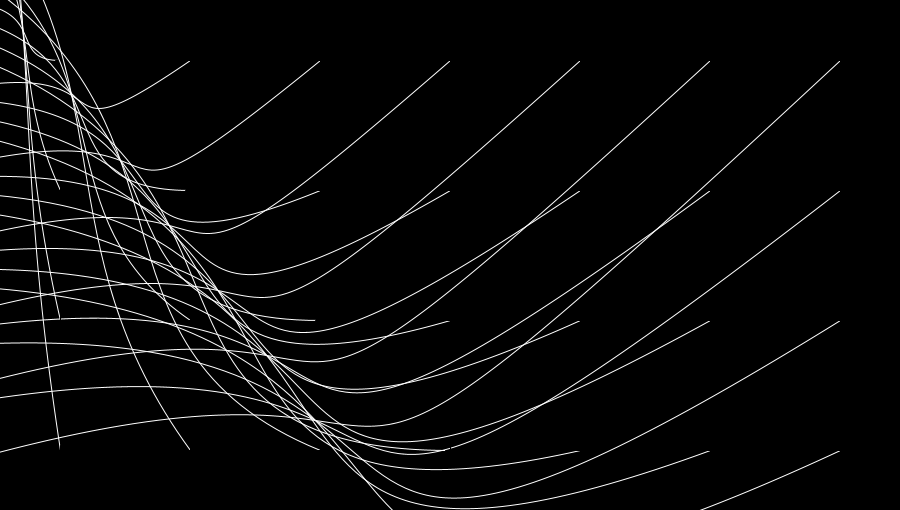
Frame 1 (no input)
Frame 60 (the mouse pressed at the canvas centre just before this capture): identical to frame 1, image omitted
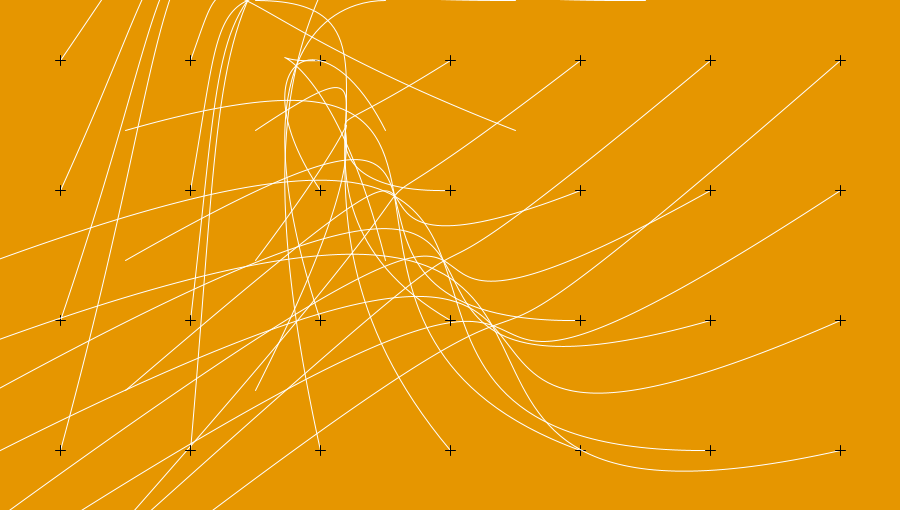
Frame 120 (the mouse held since frame 60 and released just before this capture)

The Processing sketch that drew these frames (run headless with seeded random() and noise(); from frame 60 on, the mouse is pressed at the canvas centre):

// Processing sketch: processing_51857
// ── processing_51857.pde

// experiment2 - playing with lines

void setup() 
  {
  size(900, 510);
  smooth();
  }
  
void draw()  {
    background(mouseY-50/2, mouseX/3, mouseY-mouseX-50);
    for (int y = 60; y <= height-60; y += 130) {
    for (int x = 60; x <= width-60; x += 130) {
    stroke(255, 255, 255);
    noFill();
    float mx = mouseX+mouseY;
    bezier(x, y, mx/3, x-mouseY, x, mouseY/y, mx-x, x-y);
      
        {
         pushMatrix();
         translate(x, y);
         stroke(0);
         line(-5, 0, 5, 0);  // Body
         line(0, 5, 0, -5);
         popMatrix();
         }
    }
    }
  }
